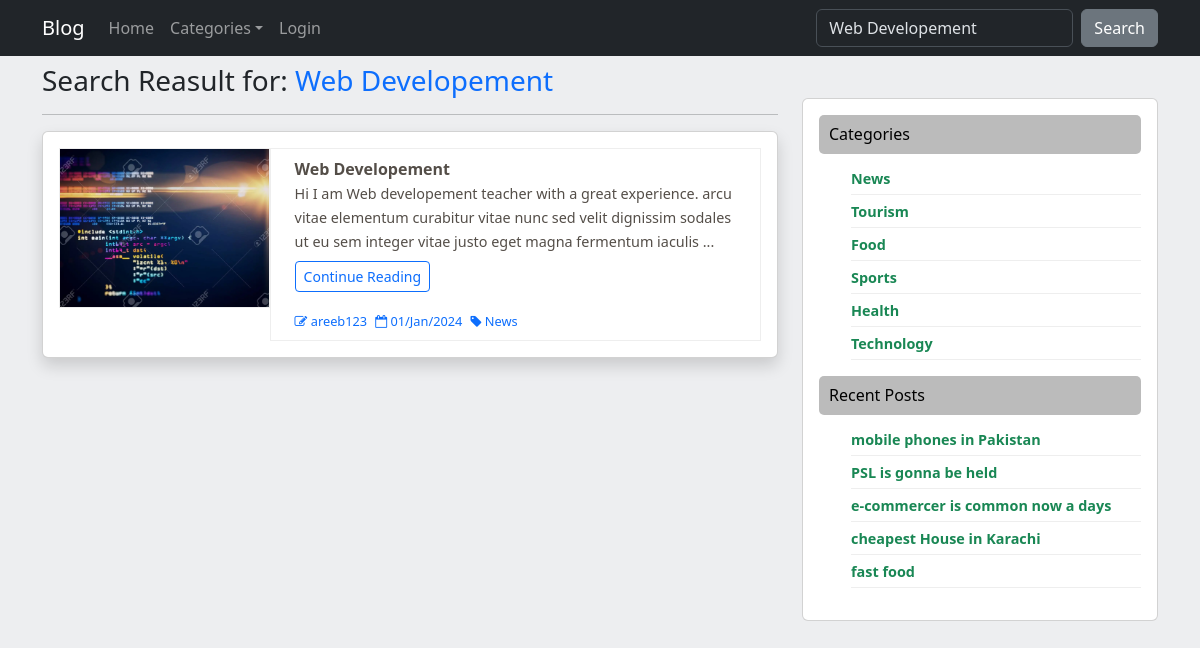
/search.php?keyword=Web Developement, run on the app's committed database.
### tables this page shows
CREATE TABLE `blog` (
  `blog_id` int(11) NOT NULL AUTO_INCREMENT,
  `blog_title` varchar(255) NOT NULL,
  `blog_body` longtext NOT NULL,
  `blog_img` varchar(255) NOT NULL,
  `category` int(11) NOT NULL,
  `author_id` int(11) NOT NULL,
  `publish_date` timestamp NOT NULL DEFAULT current_timestamp(),
  PRIMARY KEY (`blog_id`)
);

CREATE TABLE `user` (
  `user_id` int(11) NOT NULL AUTO_INCREMENT,
  `username` varchar(100) NOT NULL,
  `email` varchar(255) NOT NULL,
  `password` varchar(255) NOT NULL,
  `role` int(11) NOT NULL,
  PRIMARY KEY (`user_id`)
);

CREATE TABLE `categories` (
  `category_id` int(11) NOT NULL AUTO_INCREMENT,
  `category_name` varchar(255) NOT NULL,
  PRIMARY KEY (`category_id`)
);

### search.php (the view, shortened to what this page needs)
<?php
	include 'header.php';
	$keyword = $_GET['keyword']	;
	if (!isset($_GET['page']))
	{
		$page = 1;
	}
	else
	{
		$page = $_GET['page'];
	}
	$limit = 3;
	$offset = ($page - 1) * $limit;
	$sql = "SELECT * FROM blog LEFT JOIN Categories ON blog.category=Categories.Category_id LEFT JOIN user ON blog.author_id=user.user_id WHERE blog_title like '%$keyword%' or blog_body like '%$keyword%' ORDER BY blog.publish_date DESC LIMIT $offset, $limit";
	$run = mysqli_query($config,$sql);
	$rows = mysqli_num_rows($run);
?>
<div class="container mt-2">
	<div class="row">
		<h3 class="mb-0">Search Reasult for: <span class="text-primary"><?= $keyword ?></span></h3>
		<div class="col-lg-8">
			<hr>
			<?php
				if ($rows)
				{
					while ($result = mysqli_fetch_assoc($run)) {
			?>
			<div class="card shadow mb-4">
				<div class="card-body d-flex blog_flex">
					<div class="flex-part1">
						<a href="single_post.php?id=<?= $result['blog_id'] ?>">
							<?php $img = $result['blog_img']  ?>
							<img src="admin/upload/<?= $img ?>">
						</a>
					</div>
					<div class="flex-grow-1 flex-part2 px-4 py-2">
						  <a href="single_post.php?id=<?= $result['blog_id'] ?>" id="title">
						  	<?= ucfirst($result['blog_title']) ?>
						  </a>
						<p>
						  <a href="single_post.php?id=<?= $result['blog_id'] ?>" id="body">
						  	<?= strip_tags(substr($result['blog_body'], 0,200))."..." ?>
						  </a> <span><br>
                          <a href="single_post.php?id=<?= $result['blog_id'] ?>" class="btn btn-sm btn-outline-primary mt-2">Continue Reading
                          </a></span>
                        </p>
						<ul>
							<li class="me-2"><a href="" class="text-primary"> <span>
                                <i class="fa fa-pencil-square-o" aria-hidden="true"></i></span>
						  			<?= $result['username'] ?>
                            	</a>
							</li>
							<li class="me-2">
								<a href="" class="text-primary"> <span><i class="fa fa-calendar-o" aria-hidden="true"></i></span>
						  			<?= date('d/M/Y',strtotime($result['publish_date'])) ?>
								 </a>
							</li>
							<li>
								<a href="category.php?id=<?= $result['category_id'] ?>" class="text-primary">
									<span><i class="fa fa-tag" aria-hidden="true"></i></span>
						  			<?= $result['category_name'] ?>
								 </a>
						    </li>
						</ul>
					</div>
				</div>
			</div>
			<?php } }
			?>
		</div>
		<?php include 'sidebar.php'; ?>
	</div>
</div>
<?php include 'footer.php'; ?>

### sidebar.php
<?php
	include 'config.php';
	$select = "SELECT * FROM categories";
	$query = mysqli_query($config, $select);
	$select2 = "SELECT * FROM blog ORDER BY publish_date DESC LIMIT 5";
	$query2 = mysqli_query($config, $select2);
?>
<div class="col-lg-4">
	<div class="card">
		<div class="card-body d-flex right-section">
			<div id="categories">
				<h6>Categories</h6>
				<ul>
					<?php while ($cats = mysqli_fetch_assoc($query)) { ?>
					<li>
						<a href="category.php?id=<?= $cats['category_id'] ?>" class="text-success fw-bold">
							<?= $cats['category_name'] ?>
						</a>
					</li>
					<?php } ?>
				</ul>
			</div>
			<div id="posts">
				<h6>Recent Posts</h6>
					<ul>
						<?php while ($posts = mysqli_fetch_assoc($query2)) { ?>
						<li>
							<a href="single_post.php?id=<?= $posts['blog_id'] ?>" class="text-success fw-bold">
								<?= $posts['blog_title'] ?>
							</a>
						</li>
						<?php } ?>
					</ul>
				</div>
		</div>
	</div>
</div>

### style.css (style rules this page uses)
body { font-family: 'Poppins', sans-serif; font-family: 'Source Sans Pro', sans-serif; }
.blog_flex { display: flex; width: 100%; }
.flex-part1 { width: 30%; height: 12rem !important; border: 1px solid #eee; }
.flex-part2 { border: 1px solid #eee !important; padding-left: 10px; width: 70%; }
.flex-part1 img { width: 100%; height: 100%; object-fit: cover; }
.flex-part2 #title { color: #544E48; text-decoration: none; font-weight: bold; text-align: justify; }
.flex-part2 #body { color: #544E48; text-decoration: none; text-align: justify; font-size: 0.9rem; }
.flex-part2 ul { display: flex; padding: 0 !important; margin: 0 !important; }
.flex-part2 ul li { list-style: none; }
.flex-part2 ul li a { color: gray; text-decoration: none; font-size: 0.8rem; }
.right-section { flex-direction: column; }
.right-section h6 { background-color: #bbb; color: #000; padding: 10px; border-radius: 5px; }
.right-section ul li a { text-decoration: none; color: #555; font-size: 0.9rem; }
.right-section ul li { list-style: none; border-bottom: 1px solid #eee; padding: 4px 0 4px 0; }
@media screen and (max-width: 1200px) { .flex-part1 { height: 10rem !important; } }

### data on the page
blog: blog_img (picture), blog_title "Web Developement", blog_body "Hi I am Web developement teacher with a great experience. arcu vitae elementum curabitur vitae nunc sed velit dignissim sodales ut eu sem integer vitae justo eget magna fermentum iaculis", author.username "areeb123", publish_date "01/Jan/2024", categories.category_name "News"
categories: category_name "News"
categories: category_name "Tourism"
categories: category_name "Food"
categories: category_name "Sports"
categories: category_name "Health"
categories: category_name "Technology"
blog: blog_title "mobile phones in Pakistan"
blog: blog_title "PSL is gonna be held"
blog: blog_title "e-commercer is common now a days"
blog: blog_title "cheapest House in Karachi"
blog: blog_title "fast food"

### other printed values
$keyword "Web Developement"
